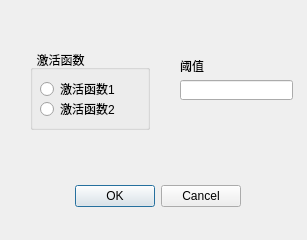
<?xml version="1.0" encoding="UTF-8"?>
<ui version="4.0">
 <class>Dialog</class>
 <widget class="QDialog" name="Dialog">
  <property name="geometry">
   <rect>
    <x>0</x>
    <y>0</y>
    <width>307</width>
    <height>240</height>
   </rect>
  </property>
  <property name="minimumSize">
   <size>
    <width>307</width>
    <height>240</height>
   </size>
  </property>
  <property name="maximumSize">
   <size>
    <width>307</width>
    <height>240</height>
   </size>
  </property>
  <property name="windowTitle">
   <string>神经元</string>
  </property>
  <widget class="QDialogButtonBox" name="buttonBox">
   <property name="geometry">
    <rect>
     <x>-100</x>
     <y>180</y>
     <width>341</width>
     <height>32</height>
    </rect>
   </property>
   <property name="minimumSize">
    <size>
     <width>341</width>
     <height>32</height>
    </size>
   </property>
   <property name="maximumSize">
    <size>
     <width>341</width>
     <height>32</height>
    </size>
   </property>
   <property name="orientation">
    <enum>Qt::Horizontal</enum>
   </property>
   <property name="standardButtons">
    <set>QDialogButtonBox::Cancel|QDialogButtonBox::Ok</set>
   </property>
  </widget>
  <widget class="QGroupBox" name="Func">
   <property name="geometry">
    <rect>
     <x>30</x>
     <y>50</y>
     <width>120</width>
     <height>80</height>
    </rect>
   </property>
   <property name="minimumSize">
    <size>
     <width>120</width>
     <height>80</height>
    </size>
   </property>
   <property name="maximumSize">
    <size>
     <width>120</width>
     <height>80</height>
    </size>
   </property>
   <property name="title">
    <string>  激活函数</string>
   </property>
   <widget class="QRadioButton" name="func2">
    <property name="geometry">
     <rect>
      <x>10</x>
      <y>50</y>
      <width>91</width>
      <height>18</height>
     </rect>
    </property>
    <property name="minimumSize">
     <size>
      <width>91</width>
      <height>18</height>
     </size>
    </property>
    <property name="maximumSize">
     <size>
      <width>91</width>
      <height>18</height>
     </size>
    </property>
    <property name="text">
     <string>激活函数2</string>
    </property>
   </widget>
   <widget class="QRadioButton" name="func1">
    <property name="geometry">
     <rect>
      <x>10</x>
      <y>30</y>
      <width>91</width>
      <height>18</height>
     </rect>
    </property>
    <property name="minimumSize">
     <size>
      <width>91</width>
      <height>18</height>
     </size>
    </property>
    <property name="maximumSize">
     <size>
      <width>91</width>
      <height>18</height>
     </size>
    </property>
    <property name="text">
     <string>激活函数1</string>
    </property>
   </widget>
  </widget>
  <widget class="QLabel" name="Lyuzhi">
   <property name="geometry">
    <rect>
     <x>180</x>
     <y>60</y>
     <width>54</width>
     <height>12</height>
    </rect>
   </property>
   <property name="text">
    <string>阈值</string>
   </property>
  </widget>
  <widget class="QLineEdit" name="Yuzhi">
   <property name="geometry">
    <rect>
     <x>180</x>
     <y>80</y>
     <width>113</width>
     <height>20</height>
    </rect>
   </property>
   <property name="minimumSize">
    <size>
     <width>113</width>
     <height>20</height>
    </size>
   </property>
   <property name="maximumSize">
    <size>
     <width>113</width>
     <height>20</height>
    </size>
   </property>
   <property name="text">
    <string/>
   </property>
  </widget>
 </widget>
 <resources/>
 <connections>
  <connection>
   <sender>buttonBox</sender>
   <signal>accepted()</signal>
   <receiver>Dialog</receiver>
   <slot>accept()</slot>
   <hints>
    <hint type="sourcelabel">
     <x>248</x>
     <y>254</y>
    </hint>
    <hint type="destinationlabel">
     <x>157</x>
     <y>274</y>
    </hint>
   </hints>
  </connection>
  <connection>
   <sender>buttonBox</sender>
   <signal>rejected()</signal>
   <receiver>Dialog</receiver>
   <slot>reject()</slot>
   <hints>
    <hint type="sourcelabel">
     <x>316</x>
     <y>260</y>
    </hint>
    <hint type="destinationlabel">
     <x>286</x>
     <y>274</y>
    </hint>
   </hints>
  </connection>
 </connections>
</ui>
